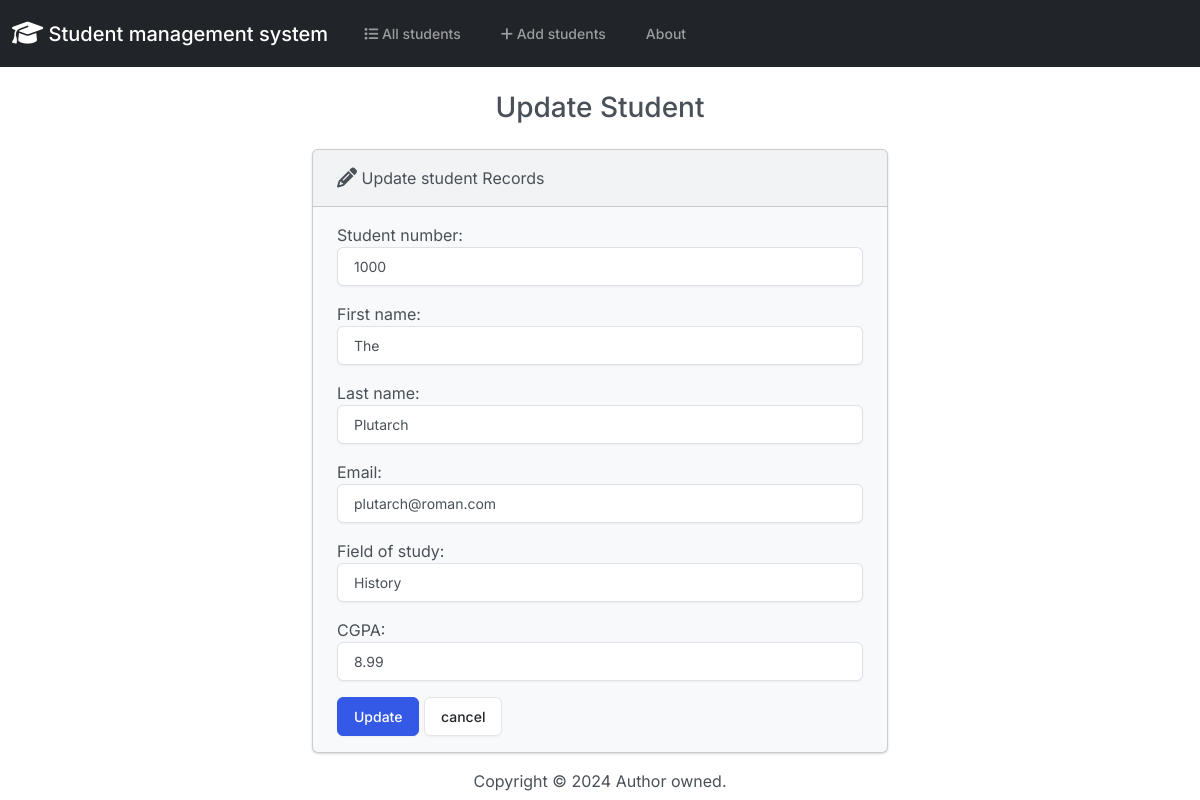
Page /edit/1/ on the committed database.
### students/models.py (models this page shows, shortened)
class student(models.Model):
    student_number = models.PositiveBigIntegerField()
    first_name = models.CharField(max_length=50)
    last_name = models.CharField(max_length=50)
    email = models.EmailField(max_length=100)
    field_of_study = models.CharField(max_length=50)
    CGPA = models.FloatField()

### students/views.py (the view)
# urls.py: path('edit/<int:id>/', views.edit, name='edit'),
def edit(request, id):
    if request.method=='POST':
        Student = student.objects.get(id=id)
        form = StudentForm(request.POST, instance=Student)
        if form.is_valid():
            form.save()
            return render(request, 'students/edit.html',{
                'form':form,
                'success':True
            })
    else:
        Student = student.objects.get(id=id)
        form = StudentForm(instance=Student)
    return render(request, 'students/edit.html',{'form':form})

### students/forms.py
class StudentForm(forms.ModelForm):
    class Meta:
        model = student
        fields = '__all__'
        labels = {
            'student_number':'Student number',
            'first_name':'First name',
            'last_name':'Last name',
            'email':'Email',
            'field_of_study':'Field of study',
            'CGPA':'CGPA',
        }
        widgets = {
            'student_number': forms.NumberInput(attrs={'class':'form-control'}),
            'first_name':forms.TextInput(attrs={'class':'form-control'}),
            'last_name':forms.TextInput(attrs={'class':'form-control'}),
            'email':forms.EmailInput(attrs={'class':'form-control'}),
            'field_of_study':forms.TextInput(attrs={'class':'form-control'}),
            'CGPA':forms.NumberInput(attrs={'class':'form-control'}),
        }

### students/templates/students/edit.html (shortened to what this page needs)
{% extends "students/base.html" %}
{% block body %}
    <h3 class="text-center my-4">Update Student</h3>
    {% if success %}
    <div class="alert alert-success" role='alert'>
        The student updated successfully.
        <a href="{% url "index" %}" class='alert-link'>Go to Home page</a>
    </div>
    {% else %}
    <div class="row justify-content-center">
        <div class="col-6">
            <div class="card bg-light mb-3">
                <div class="card-header"><i class="fa-solid fa-pencil fa-lg"></i> Update student Records</div>
                <div class="card-body">
                  <form action="" method='POST'>
                    {{form.as_p}}
                    <button type='submit' class='btn btn-primary'>Update</button>
                    <a href="{% url "index" %}" class='btn btn-secondary'>cancel</a>
                  </form>
                </div>
              </div>
        </div>
    </div>
    {% endif %}
{% endblock body %}

### rows in the picture
student: student_number "1000", first_name "The", last_name "Plutarch", email "plutarch@roman.com", field_of_study "History", CGPA "8.99"
